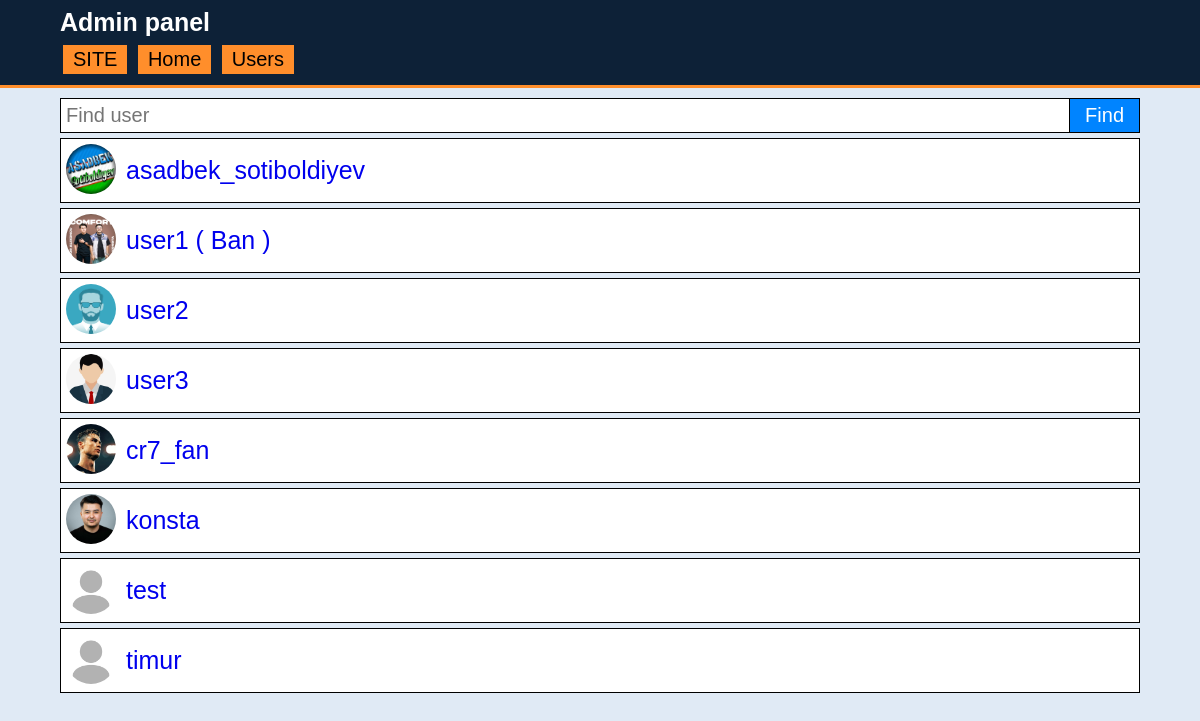
Before: /admin/users.php (signed in) with the older database file.
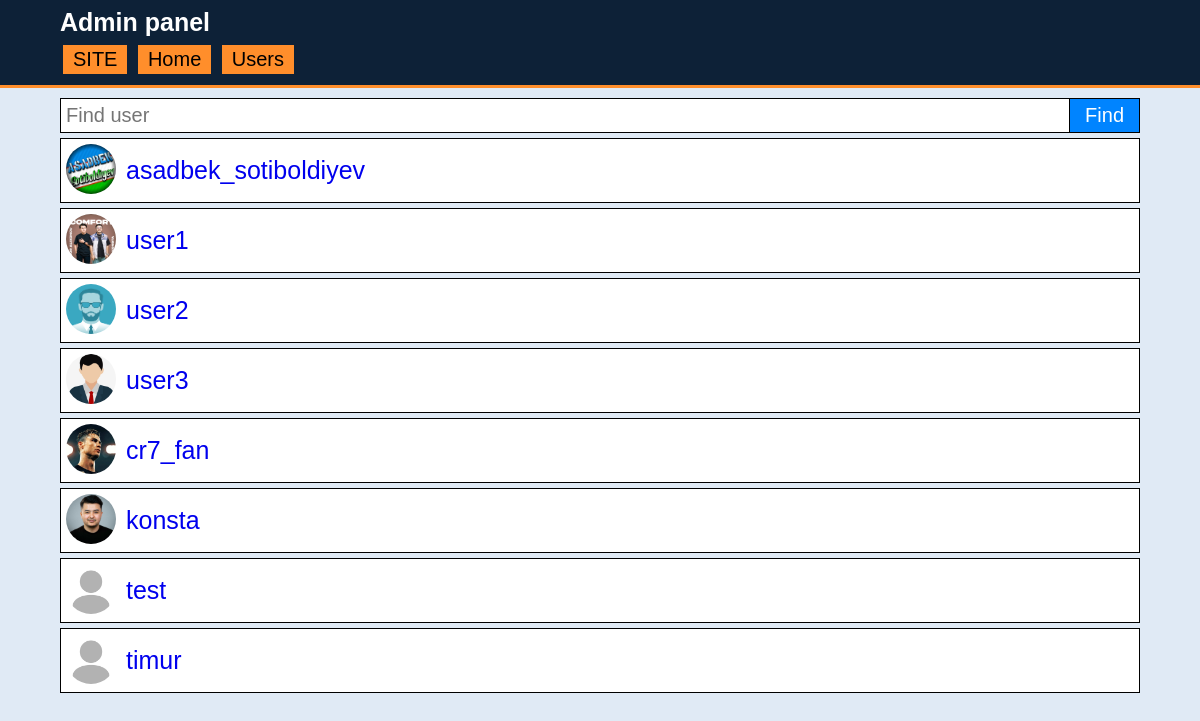
After: the same page with the newer database file.
### tables this page shows
CREATE TABLE "profiles" (
	"id"	INTEGER,
	"name"	TEXT NOT NULL,
	"username"	BLOB NOT NULL,
	"is_active"	INTEGER NOT NULL DEFAULT 0,
	"photo"	TEXT DEFAULT '/media/profile-img/default.jpg',
	"followers"	INTEGER DEFAULT 0,
	"posts"	INTEGER DEFAULT 0,
	"following"	INTEGER DEFAULT 0,
	"ban"	INTEGER DEFAULT 0,
	"last_login"	TEXT DEFAULT 0,
	PRIMARY KEY("id" AUTOINCREMENT)
);

### includes/db-functions/users.php (called while the page is built, shortened)
<?php
function get_user_by_id($id, $db){
	$user = $db->query("SELECT * FROM users WHERE id = '$id'")->fetch(PDO::FETCH_ASSOC);
	return $user;
}
function user_is_admin($user_id, $db){
	$user = get_user_by_id($user_id, $db);
	return ($user['admin'] == '1');
}
?>

### includes/db-functions/profiles.php (called while the page is built, shortened)
<?php
function get_profiles_last_login($db){
	$query = $db->prepare("SELECT * FROM profiles ORDER BY last_login DESC LIMIT 30");
	$query->execute();
	$result = $query->fetchAll(PDO::FETCH_ASSOC);
	return $result;
}
?>

### admin/users.php (the view, shortened to what this page needs)
<?php
$path = "../includes";
require "$path/database.php";
require "$path/db-functions/users.php";
$PROFILE = $_SESSION['profile'];
if(!user_is_admin($PROFILE['id'], $db)){
    require "$path/403.php";
}else{
    require "$path/db-functions/profiles.php";
    $search = '';
    $last_logined_users = get_profiles_last_login($db);
?>
<!DOCTYPE html>
<html lang="en">
<head>
    <link rel="stylesheet" href="/static/style.css">
    <link rel="stylesheet" href="/static/admin-users.css">
    <link rel="stylesheet" href="/static/admin.css">
</head>
<body>
    <header>
		<div class="container">
            <h2 id="afisha">
                <a>Admin panel</a>
            </h2>
            <nav>
                <a class="header-link" href="/">SITE</a>
                <a class="header-link" href="/admin">Home</a>
                <a class="header-link" href="/admin/users.php">Users</a>
            </nav>
		</div>
	</header>
    <div class="container">
        <form class="search" method='GET'>
            <input type="text" name="q" placeholder="Find user" value="<?= $search ?>">
            <button>Find</button>
        </form>
        <div class="users-list">
            <?php foreach($last_logined_users as $user):?>
                <div class="card-user">
                    <img src="<?= $user['photo']?>">
                    <a href="/admin/user.php?username=<?= $user['username'] ?>">
                        <?= $user['username']?>
                        <?php
                            if($user['ban'] == '1')
                                echo " ( Ban )";
                        ?>
                    </a>
                </div>
            <?php endforeach ?>
        </div>
    </div>
</body>
</html>
<?php }?>

Changed rows visible on the page:
changed profiles "user1": no longer shows "( Ban )"
